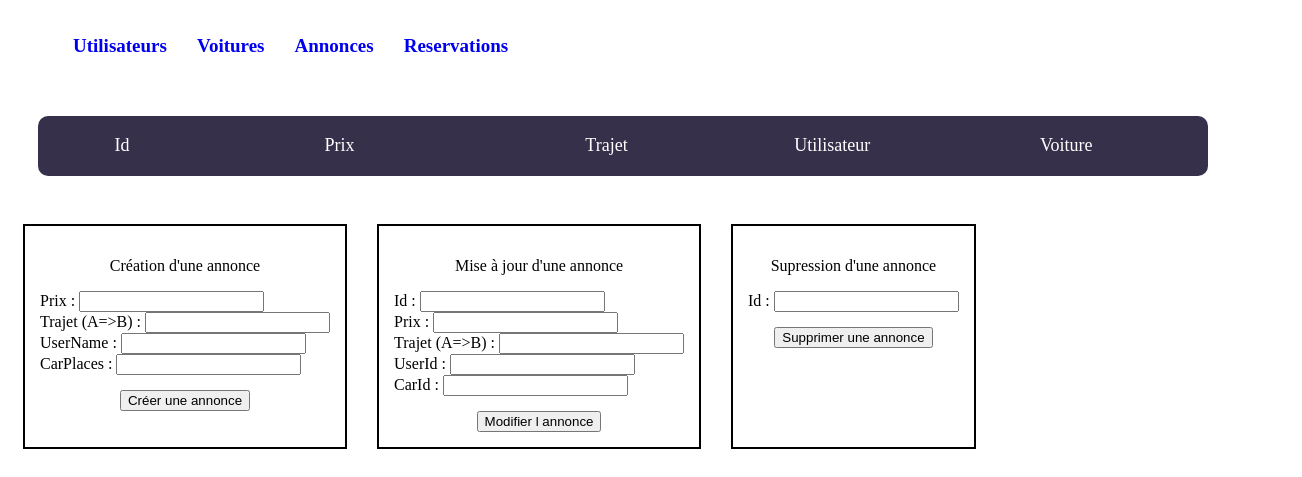
/annonces.php, run on an earlier commit of the app's database.
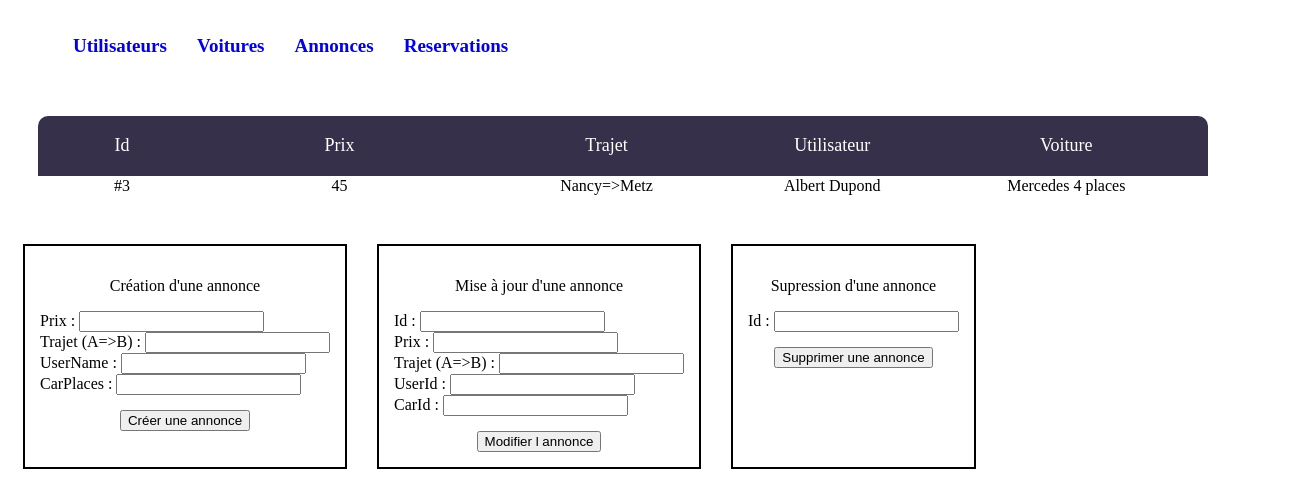
And on a later commit of the database.
### tables this page shows
CREATE TABLE `annonces` (
  `id` int(11) NOT NULL,
  `prix` int(11) NOT NULL,
  `trajet` varchar(255) NOT NULL,
  `userId` int(11) NOT NULL,
  `carId` int(11) NOT NULL
);

CREATE TABLE `cars` (
  `id` int(11) NOT NULL,
  `brand` varchar(255) NOT NULL,
  `model` varchar(255) NOT NULL,
  `color` varchar(255) NOT NULL,
  `nbrSlots` int(11) NOT NULL
);

### class/Services/DataBaseService.php (called while the page is built, shortened)
<?php
class DataBaseService
{
    private $connection;
    public function __construct()
    {
        try {
            $this->connection = new PDO(
                'mysql:host=' . self::HOST . ';port=' . self::PORT . ';dbname=' . self::DATABASE_NAME,
                self::MYSQL_USER,
                self::MYSQL_PASSWORD
            );
            $this->connection->exec("SET CHARACTER SET utf8");
        } catch (Exception $e) {
            echo 'Erreur : ' . $e->getMessage();
        }
    }
    public function getAnnonces(): array
    {
        $annonces = [];
        $sql = 'SELECT * FROM annonces INNER JOIN users ON annonces.userId = users.id INNER JOIN cars ON annonces.carId = cars.id';
        $query = $this->connection->query($sql);
        $results = $query->fetchAll(PDO::FETCH_ASSOC);
        if (!empty($results)) {
            $annonces = $results;
        }
        return $annonces;
    }
}

### class/Services/AnnoncesService.php (called while the page is built, shortened)
<?php
class AnnoncesService
{
    public function getAnnonces(): array
    {
        $annonces = [];
        $dataBaseService = new DataBaseService();
        $annoncesDTO = $dataBaseService->getAnnonces();
        if (!empty($annoncesDTO)) {
            foreach ($annoncesDTO as $annonceDTO) {
                $annonce = new Annonce();
                $annonce->setId($annonceDTO['id']);
                $annonce->setPrix($annonceDTO['prix']);
                $annonce->setTrajet($annonceDTO['trajet']);
                $annonce->setUserName($annonceDTO['firstname'] . " " . $annonceDTO['lastname']);
                $annonce->setCarPlaces($annonceDTO['brand'] . " " . $annonceDTO['nbrSlots'] . " places");
                $annonces[] = $annonce;
            }
        }
        return $annonces;
    }
}

### class/Entities/Annonce.php (called while the page is built, shortened)
<?php
class Annonce
{
    private $id;
    public function getId(): string
    {
        return $this->id;
    }
    public function setId(string $id): void
    {
        $this->id = $id;
    }
    public function getPrix(): int
    {
        return $this->prix;
    }
    public function setPrix(int $prix): void
    {
        $this->prix = $prix;
    }
    public function getTrajet(): string
    {
        return $this->trajet;
    }
    public function setTrajet(string $trajet): void
    {
        $this->trajet = $trajet;
    }
    public function getUserName(): string
    {
        return $this->userName;
    }
    public function setUserName(string $userName): void
    {
        $this->userName = $userName;
    }
    public function getCarPlaces(): string
    {
        return $this->carPlaces;
    }
    public function setCarPlaces(string $carPlaces): void
    {
        $this->carPlaces = $carPlaces;
    }
}

### class/Controllers/AnnoncesController.php (the view, shortened to what this page needs)
<?php
class AnnoncesController
{
    public function getAnnonces(): string
    {
        $html = '
            <tr class="table100-head">
            <th class="column1">Id</th>
            <th class="column2">Prix</th>
            <th class="column3">Trajet</th>
            <th class="column4">Utilisateur</th>
            <th class="column5">Voiture</th>
            </tr>
            </thead>
            <tbody>';
        $annoncesService = new AnnoncesService();
        $annonces = $annoncesService->getAnnonces();
        foreach ($annonces as $annonce) {
            $html .=
                '<tr>' .
                '<td class="column1"> #' . $annonce->getId() . '</td>' .
                '<td class="column2">' . $annonce->getPrix() . '</td>' .
                '<td class="column3">' . $annonce->getTrajet() . '</td>' .
                '<td class="column4">' . $annonce->getUserName() . '</td>' .
                '<td class="column5">' . $annonce->getCarPlaces() . '</td>' .
                '</tr>';
        }
        return $html;
    }
}

What changed in the data, as far as the page shows it:
added annonces: carId "3", prix "45", trajet "Nancy=>Metz", UserName "Albert Dupond", CarPlaces "Mercedes 4 places"
